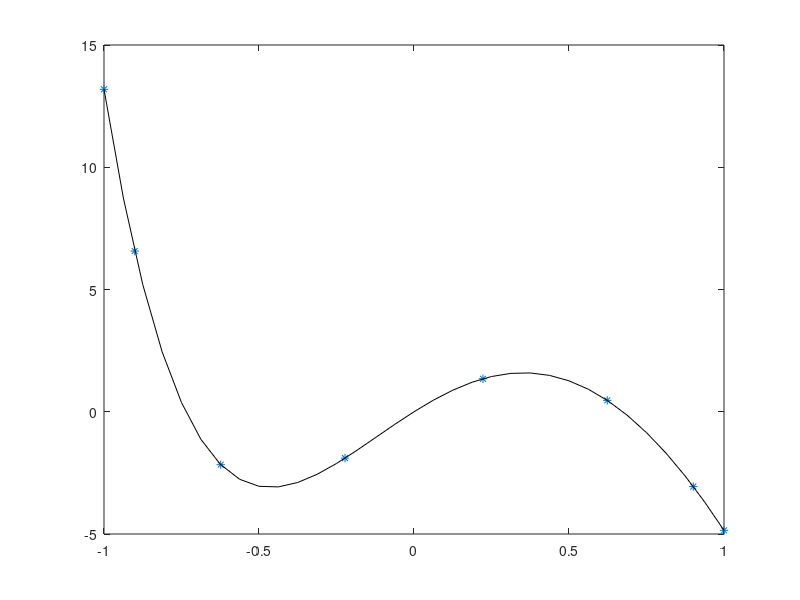
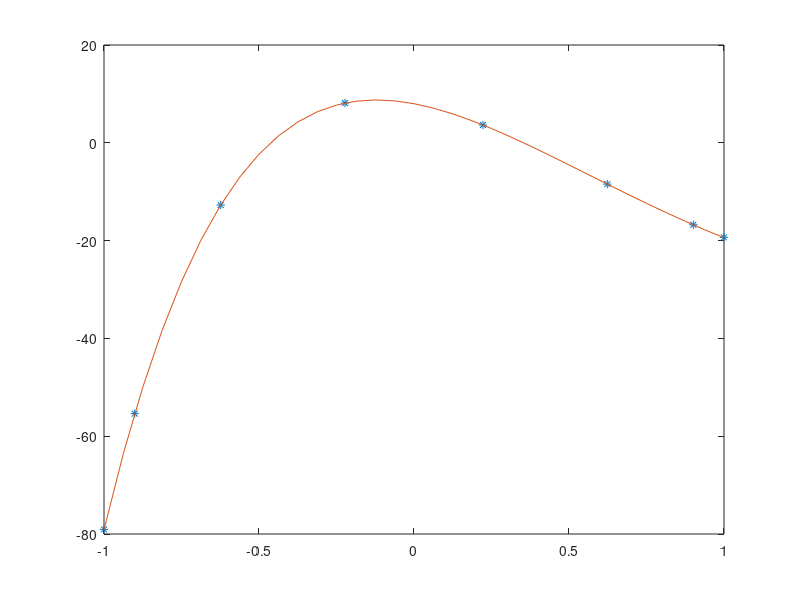

These charts were generated, in order, by the following MATLAB code:
clear all
clc

function re=u(x)
  re=4*(x.^2-x.^4).*exp(-x/2)
endfunction
function re=firstd(x)
  re=4*(exp(-x/2).*(2*x-4*x.^3)-1/2*exp(-x/2).*(x.^2-x.^4))
endfunction
function re=secd(x)
  re=-47*exp(-x/2).*x.^2   -exp(-x/2).*x.^4+16*exp(-x/2).*x.^3-8*exp(-x/2).*x+8*exp(-x/2)
endfunction
d=[]
n=8
x=[0:1:n-1]
x=cos(x/(n-1)*pi)
#x=[1,0.809,0.309,-0.309,-0.809,-1]
N=n-1
cj=1
ck=1
for j =1:n
  cj=1
  if(j==1 || j==n)
    cj=2
  endif
  for k =1:n
    ck=1
    
    if(k==1 || k==n)
      ck=2
    endif
    if(j!=k)
      d(j,k)=cj*(-1)^(j+k-2)/(ck*(x(1,j)-x(1,k)))
    elseif (j==k && j==1)
      d(j,k)=(2*N^2+1)/6
    elseif (j==k && j==n)
      d(j,k)=-(2*N^2+1)/6
    else
      d(j,k)=-x(1,j)/(2*(1-x(1,j)^2))
    endif
  end
end
u1=u(x)
t1=rot90(u1,-1)
yd=d*rot90(u1,-1)
figure(1)
plot(x,yd,"*")
xreal=linspace(-1,1,33)
fd=firstd(xreal)

hold
plot(xreal,fd,"k")

ydd=d*(d*t1)
figure(2)
plot(x,ydd,"*")
hold
plot(xreal,secd(xreal))